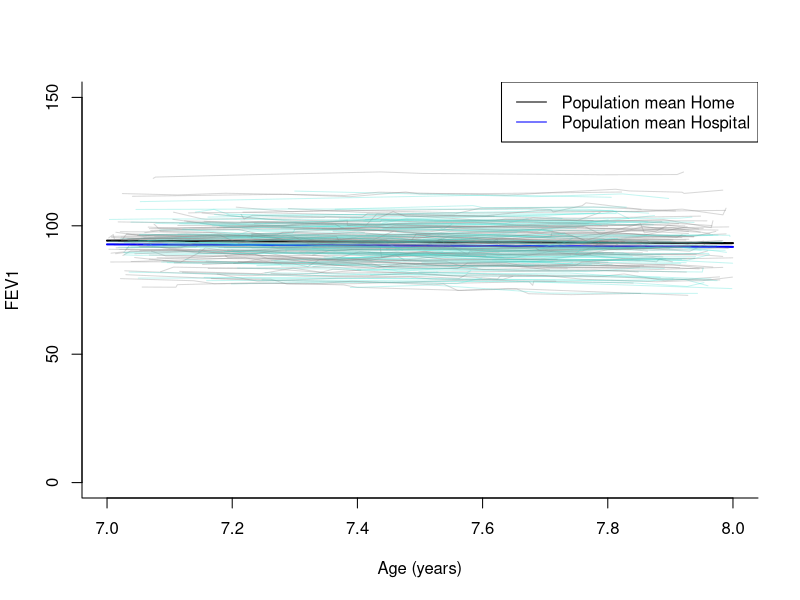

Source code (R):
# Packages
library(tidyverse)
library(readr)
library(MASS)
library(Matrix)
library(corrplot)
library(spatstat.random)
library(Matrix)
library(corrplot)
library(lme4)
library(dplyr)

# Clear working environment and set seed.
rm(list = ls())
#set.seed(123)

# Specify the age gap
xmin <- 7
xmax <- 8
x_minmax <- c(xmin, xmax)

##### HOME SPIROMETRY Population trend aka fixed effect
sigma_beta0 <- 1
sigma_beta1 <- 1 
rho_home <- -0.5 
Sigma_home <- matrix(c(sigma_beta0^2, rho_home * sigma_beta0 * sigma_beta1, rho_home * sigma_beta0 * sigma_beta1, sigma_beta1^2),
                     nrow = 2)
beta <- MASS::mvrnorm(n = 1, mu = c(100, -1), Sigma = Sigma_home) # If n=1 then return is a vector of same length as mu. mvrnorm.
mu_pop_home <- beta[1] + beta[2] * x_minmax
plot(x_minmax, mu_pop_home, lty = 1, bty = "l", type = "l", xlab = "Age (years)", ylab = "FEV1", lwd = 2, ylim=range(c(0,150)))


##### HOSPITAL SPIROMTERY also population trend aka fixed effect
sigma_beta0_hosp <- 1
sigma_beta1_hosp <- 1 
rho_hosp <- -0.5
Sigma_hosp <- matrix(c(sigma_beta0_hosp^2, rho_hosp * sigma_beta0_hosp * sigma_beta1_hosp, rho_hosp * sigma_beta0_hosp * sigma_beta1_hosp, sigma_beta1_hosp^2),
                     nrow = 2)

beta_hosp <- MASS::mvrnorm(n=1, mu = c(100, -1), Sigma = Sigma_hosp)
mu_pop_hosp <- beta_hosp[1] + beta_hosp[2] * x_minmax
lines(x_minmax, mu_pop_hosp, lty = 1, bty = "l", type = "l", col="blue", lwd=2)
legend("topright", legend = c("Population mean Home", "Population mean Hospital"),
      col = c("black", "blue"), lty = 1, cex = 1)

print(paste("Sigma_home:", Sigma_home))
print(paste("Sigma_hosp:", Sigma_hosp))

##### Subject-specific trends HOME SPIROMETRY
N <- 100 # number of subjects
m <- 8 # Average number of measurements per subject
n_ind <- rpoistrunc(N, m, minimum = 1, method=c("harding", "transform"), implem=c("R", "C"))

## Simulating random effect
mu <- c(0, 0, 0, 0)

varhomeb0 <- 1
varhospb0 <- 1
varhomeb1 <- 1
varhospb1 <- 1
cov_homeb0hospb0 <- 0.5
cov_homeb0homeb1 <- -0.5
cov_homeb0hospb1 <- -0.5
cov_hospb0homeb1 <- -0.5
cov_hospb0hospb1 <- -0.5
cov_homeb1hospb1 <- 0.5

# Covariance matrix. Change variables here depending on 
Sigma_e <- matrix(c(varhomeb0, cov_homeb0hospb0, cov_homeb0homeb1, cov_homeb0hospb1,
                    cov_homeb0hospb0, varhospb0, cov_hospb0homeb1, cov_hospb0hospb1,
                    cov_homeb0homeb1, cov_hospb0homeb1, varhomeb1, cov_homeb1hospb1,
                    cov_homeb0hospb1, cov_hospb0hospb1, cov_homeb1hospb1, varhospb1), 
                  nrow = 4)
column_names <- c("home_b0", "hosp_b0", "home_b1", "hosp_b1")
rownames(Sigma_e) <- column_names
colnames(Sigma_e) <- column_names

Sigma_e <- as.matrix(nearPD(Sigma_e)$mat)
#corrplot(Sigma_e, method = "number")

b <- MASS::mvrnorm(n = N, mu = c(0, 0, 0, 0), Sigma = Sigma_e)

random_ages <- sample(xmin:xmax, size = N, replace = TRUE)
age_vector <- c()
Measurement_nr_vector <- c()
Setting_vector <- c()
ID_vector <- c()
FEV1_data <- c()

for ( i in 1:N ) {
  # HOME
  n <- n_ind[i]
  #x <- seq(from = xmin, to = xmax, length.out = n) # non random time steps
  x <- sort(runif(n, xmin, xmax)) # random time steps
  
  mu <- (beta[1] + b[i, 1]) + (beta[2] + b[i, 2]) * x
  y <- mu + rnorm(n, sd = 1)
  lines(x, y, col = rgb(0.5, 0.5, 0.5, alpha = 0.3))
  
  # HOSPITAL
  n_hosp <- 4
  #x_hosp <- seq(from = xmin, to = xmax, length.out = n_hosp) #  non random time steps
  x_hosp <- sort(runif(n_hosp, xmin, xmax)) # random time steps
  mu_hosp <- (beta_hosp[1] + b[i, 3]) + (beta_hosp[2] + b[i, 4]) * x_hosp
  y_hosp <- mu_hosp + rnorm(n_hosp, sd = 1)
  lines(x_hosp, y_hosp, col=rgb(0.25, 0.88, 0.82, alpha = 0.3))
  
  
  # Columns
  FEV1_data <- c(FEV1_data, y, y_hosp)
  ID_vector <- c(ID_vector, rep(i, n+n_hosp))
  Setting_vector <- c(Setting_vector, rep(1, n), rep(2, n_hosp))
  Measurement_nr_vector <- c(Measurement_nr_vector, c(1:n), c(1:n_hosp))
  age_vector <- c(age_vector, x, x_hosp)
  # round(seq(from = random_ages[i], by = 1/n, length.out = n)
  # round(seq(from = random_ages[i], by = 1/n_hosp, length.out = n_hosp)

  # Check ages. 
  #print(paste("x: ", x, "x hosp", x_hosp))
}


# Saving simulated data in tibble
Age <- age_vector
FEV1 <- FEV1_data
ID <- ID_vector
Setting <- Setting_vector
Measurement_nr <- Measurement_nr_vector
df <- tibble(ID, Setting, Measurement_nr, Age, FEV1)


######################################
# Testing, checking if singular, warnings.
# fit models, are they singular? warnings?
df_home <- df %>% filter(Setting == 1)
df_hospital <- df %>% filter(Setting == 2)
lmm_home <- lmer(FEV1 ~ Age + (1 + Age | ID), data = df_home)
lmm_hospital <- lmer(FEV1 ~ Age + (1 + Age | ID), data = df_hospital)
joint_lmm_hospital <- lmer(FEV1 ~ Setting + Age + Setting * Age + (-1 + as.factor(Setting) + Age:as.factor(Setting) | ID), data = df)


# Saving parameters in tibble
df_parameters <- tibble(
  xmin = xmin,
  xmax = xmax,
  sigma_beta0 = sigma_beta0,
  sigma_beta1 = sigma_beta1,
  rho_home = rho_home,
  sigma_beta0_hosp = sigma_beta0_hosp,
  sigma_beta1_hosp = sigma_beta1_hosp,
  rho_hosp,
  N = N,
  m = m,
  varhomeb0 = varhomeb0,
  varhospb0 = varhospb0, 
  varhomeb1 = varhomeb1,
  varhospb1 = varhospb1,
  cov_homeb0hospb0 = cov_homeb0hospb0,
  cov_homeb0homeb1 = cov_homeb0homeb1,
  cov_homeb0hospb1 = cov_homeb0hospb1,
  cov_hospb0homeb1 = cov_hospb0homeb1,
  cov_hospb0hospb1 = cov_hospb0hospb1,
  cov_homeb1hospb1 = cov_homeb1hospb1
)


#####################################################################################
size <- 0.2 # 20% of the data should be deleted.
indicies <- df %>% distinct(ID)
random_sample <- sort(sample(indicies$ID, size = floor(N*size), replace = FALSE))

nrows <- nrow(df)
df_modified <- tibble()

for (i in 1:nrows) {
  
  if (i %in% random_sample) {
    df_preliminary <- df %>% filter(ID == i)
    prel_length <- nrow(df_preliminary)
    df_preliminary <- df_preliminary %>% slice(-prel_length)
    
    df_modified <- bind_rows(df_modified, df_preliminary)
  } else {
    df_modified <- bind_rows(df_modified, df %>% filter(ID == i))
  }
}


####################################################################################
save(random_sample, file="random_sample.RData")
save(df_modified, file="df_modified.RData")
save(df_parameters, file="df_parameters.RData")
save(df, file="simulated_data.RData")
